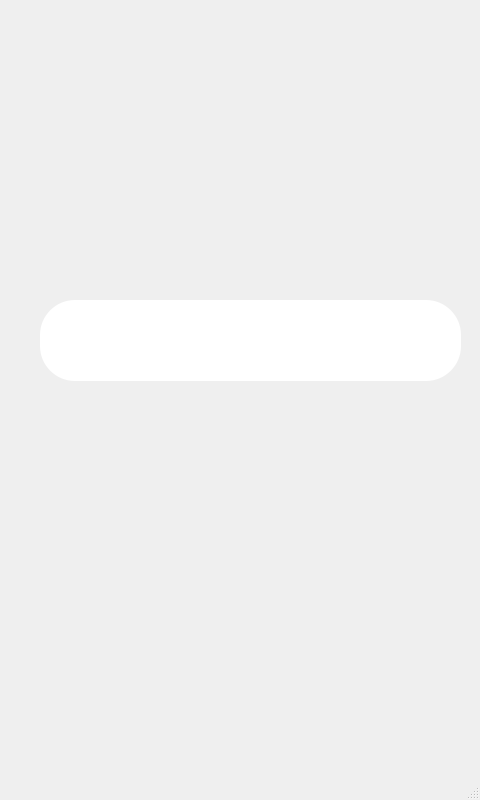
<?xml version="1.0" encoding="UTF-8"?>
<ui version="4.0">
 <class>MainWindow</class>
 <widget class="QMainWindow" name="MainWindow">
  <property name="geometry">
   <rect>
    <x>0</x>
    <y>0</y>
    <width>480</width>
    <height>800</height>
   </rect>
  </property>
  <property name="minimumSize">
   <size>
    <width>480</width>
    <height>800</height>
   </size>
  </property>
  <property name="maximumSize">
   <size>
    <width>480</width>
    <height>800</height>
   </size>
  </property>
  <property name="windowTitle">
   <string>Weather</string>
  </property>
  <property name="windowIcon">
   <iconset resource="resources.qrc">
    <normaloff>:/MainForm/icon.png</normaloff>:/MainForm/icon.png</iconset>
  </property>
  <property name="styleSheet">
   <string notr="true"/>
  </property>
  <widget class="QWidget" name="MainForm">
   <property name="minimumSize">
    <size>
     <width>480</width>
     <height>800</height>
    </size>
   </property>
   <property name="maximumSize">
    <size>
     <width>480</width>
     <height>800</height>
    </size>
   </property>
   <property name="styleSheet">
    <string notr="true">background-image: url(:/MainForm/BackGround.png);
</string>
   </property>
   <widget class="QPushButton" name="ExecuteButton">
    <property name="geometry">
     <rect>
      <x>60</x>
      <y>400</y>
      <width>381</width>
      <height>71</height>
     </rect>
    </property>
    <property name="font">
     <font>
      <family>Segoe UI</family>
      <pointsize>24</pointsize>
      <weight>75</weight>
      <italic>false</italic>
      <bold>true</bold>
     </font>
    </property>
    <property name="styleSheet">
     <string notr="true">background-image: url(:/MainForm/ExecuteButton.png);
border-radius: 35px;</string>
    </property>
    <property name="text">
     <string/>
    </property>
   </widget>
   <widget class="QLabel" name="OutPutLabel">
    <property name="geometry">
     <rect>
      <x>40</x>
      <y>90</y>
      <width>421</width>
      <height>81</height>
     </rect>
    </property>
    <property name="font">
     <font>
      <family>Segoe UI</family>
      <pointsize>20</pointsize>
      <weight>75</weight>
      <bold>true</bold>
     </font>
    </property>
    <property name="styleSheet">
     <string notr="true">color: white;
background-image: url(:/MainForm/InputLine.png);
border-radius: 35px;</string>
    </property>
    <property name="text">
     <string/>
    </property>
    <property name="alignment">
     <set>Qt::AlignCenter</set>
    </property>
   </widget>
   <widget class="QLineEdit" name="InputLine">
    <property name="geometry">
     <rect>
      <x>40</x>
      <y>300</y>
      <width>421</width>
      <height>81</height>
     </rect>
    </property>
    <property name="font">
     <font>
      <family>Segoe UI</family>
      <pointsize>20</pointsize>
      <weight>75</weight>
      <bold>true</bold>
     </font>
    </property>
    <property name="styleSheet">
     <string notr="true">color: white;
background-image: url(:/MainForm/InputLine.png);
border-radius: 35px;
</string>
    </property>
    <property name="text">
     <string/>
    </property>
   </widget>
  </widget>
  <widget class="QMenuBar" name="menubar">
   <property name="geometry">
    <rect>
     <x>0</x>
     <y>0</y>
     <width>480</width>
     <height>21</height>
    </rect>
   </property>
  </widget>
  <widget class="QStatusBar" name="statusbar"/>
 </widget>
 <resources>
  <include location="resources.qrc"/>
 </resources>
 <connections/>
</ui>
